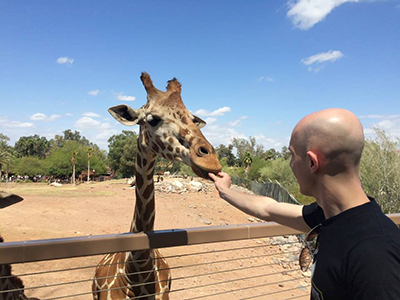
#> input picture lesson2/giraffe.png, 400 x 300 px, found by its file name
$ python draw.py
#> lines starting #> are read from the running program, lines starting #| are printed output that depends on the picture
import numpy as np
import cv2
canvas = np.zeros((400, 600, 3), dtype="uint8")
green = (0, 255, 0)
cv2.line(canvas, (0, 0), (300, 300), green)
cv2.imshow("Canvas", canvas)
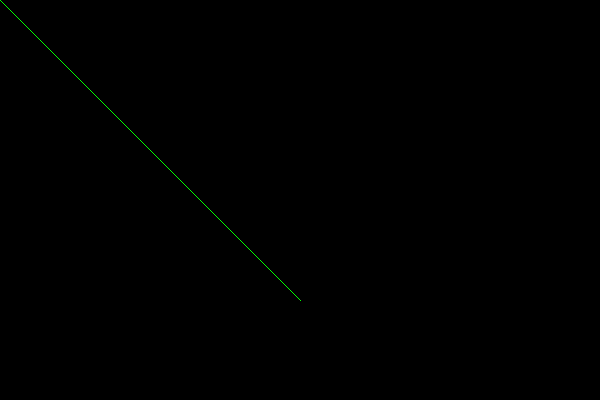
#> window 'Canvas': shape (400, 600, 3); mean B, G, R 0, 0.3, 0
cv2.waitKey(0)
red = (0, 0, 255)
cv2.line(canvas, (300, 0), (0, 300), red, 3)
cv2.imshow("Canvas", canvas)
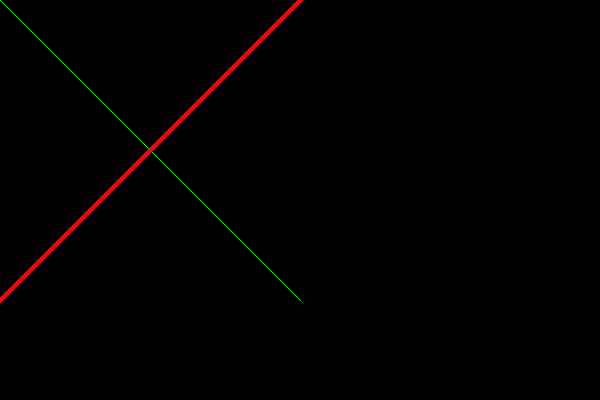
#> window 'Canvas': shape (400, 600, 3); mean B, G, R 0, 0.3, 1.9
cv2.waitKey(0)
# draw a green 50x50 pixel square, starting at 10x10 and ending at 60x60
cv2.rectangle(canvas, (10, 10), (60, 60), green)
cv2.imshow("Canvas", canvas)
cv2.waitKey(0)
# draw another rectangle, this time we'll make it red and 5 pixels thick
cv2.rectangle(canvas, (50, 200), (200, 225), red, 5)
cv2.imshow("Canvas", canvas)
cv2.waitKey(0)
# let's draw one last rectangle: blue and filled in
blue = (255, 0, 0)
cv2.rectangle(canvas, (200, 50), (225, 125), blue, 1)
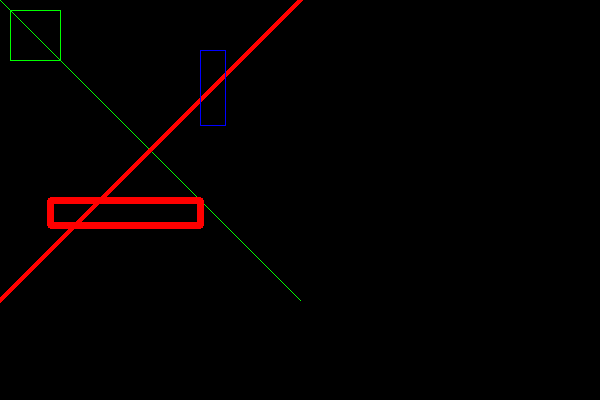
#> canvas: shape (400, 600, 3); mean of channels 0, 1, 2 0.2, 0.5, 4.4; drawn as B, G, R
cv2.imshow("Canvas", canvas)
cv2.waitKey(0)
for i in range(0, 25):
# randomly generate a radius size between 5 and 200, generate a random
# color, and then pick a random point on our canvas where the circle
# will be drawn
    radius = np.random.randint(5, high=200)
    color = np.random.randint(0, high=256, size = (3,)).tolist()
    pt = np.random.randint(0, high=300, size = (2,))
    # draw our random circle
    cv2.circle(canvas, tuple(pt), radius, color, -1)
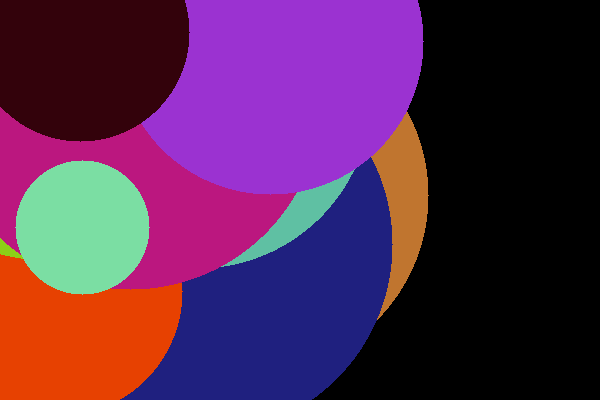
#> canvas: shape (400, 600, 3); mean of channels 0, 1, 2 79.1, 39.1, 84; drawn as B, G, R
# Show our masterpiece
cv2.imshow("Canvas", canvas)
cv2.waitKey(0)

image = cv2.imread("lesson2\giraffe.png")
#> image is the input picture: shape (300, 400, 3); mean B, G, R 150.5, 143.8, 139.8
# draw a circle around my face, two filled in circles covering my eyes, and
# a rectangle surrounding my mouth
print(image.shape)
#| (300, 400, 3)
cv2.circle(image, (172, 129), 90, (0, 0, 255), 2)
cv2.circle(image, (152, 121), 10, (0, 0, 255), -1)
cv2.circle(image, (197, 118), 10, (0, 0, 255), -1)
cv2.rectangle(image, (187, 156), (223, 178), (0, 0, 255), -1)
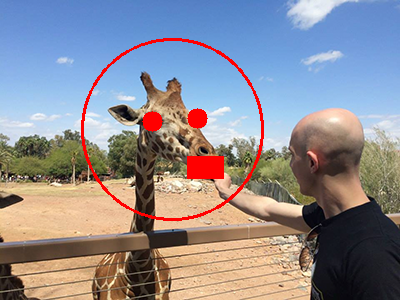
#> image: shape (300, 400, 3); mean B, G, R 146.8, 140, 142.6
# show the output image
cv2.imshow("Output", image)
cv2.waitKey(0)
